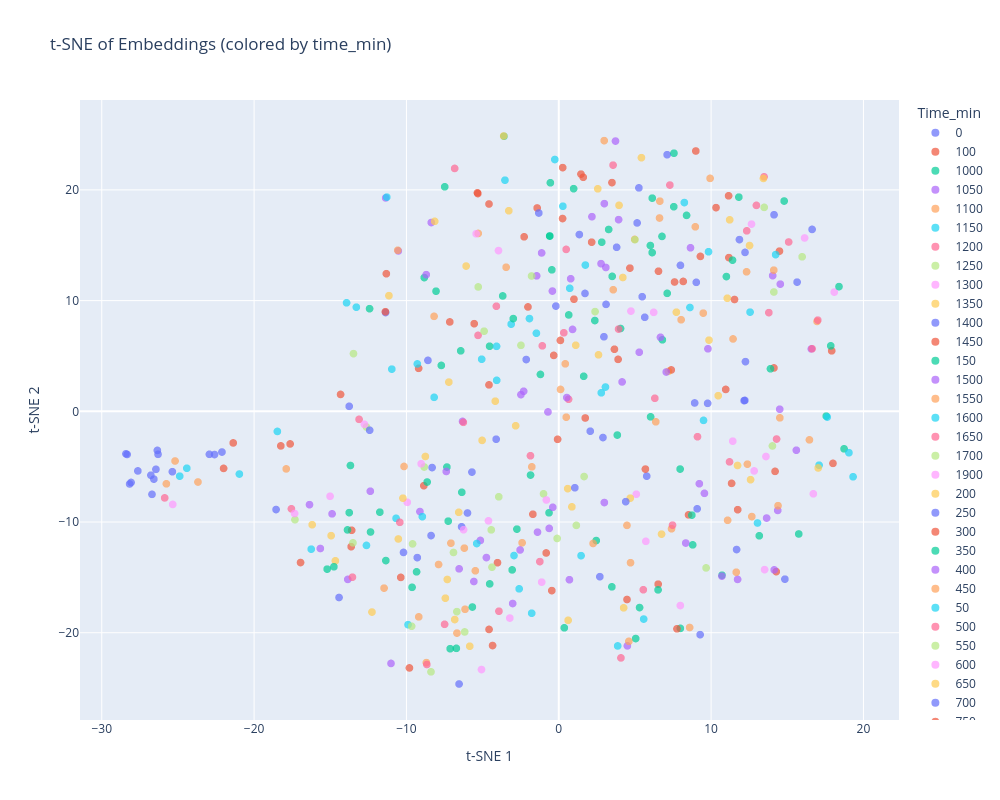

The notebook cell saved with this chart:
### Code cell
print(pheno.get_available_metadata_keys())  # confirm time_min is available

figure = pheno.plot_tsne(
    color_by="time_min",
    perplexity=30,
    sample_size=500,
    return_fig=True,
)
display(figure)

### Figure 1 — Plotly figure (JSON) as saved in the notebook; plotly's stock layout.template omitted (floating-point values rounded to 4 significant figures; data arrays with more than 128 entries replaced by an {"elided": "..."} marker saying what was removed)
{"data": [{"customdata": {"elided": "22x10 mixed values"}, "hovertemplate": "Time_min=%{customdata[8]}<br>Component 1=%{x}<br>Component 2=%{y}<br>Index=%{customdata[0]}<br>Image=%{customdata[1]}<br>Condition=%{customdata[2]}<br>Dataset_split=%{customdata[3]}<br>Frame=%{customdata[4]}<br>Label_len=%{customdata[5]}<br>Num_frames=%{customdata[6]}<br>Source_file=%{customdata[7]}<br>Track_id=%{customdata[9]}<extra></extra>", "legendgroup": "0", "marker": {"color": "#636efa", "opacity": 0.7, "size": 8, "symbol": "circle"}, "mode": "markers", "name": "0", "showlegend": true, "type": "scattergl", "x": [-26.44, -26.35, 14.13, -27.63, -28.17, -28.08, 5.644, -26.77, 1.722, -22.6, 8.92, -26.7, -13.76, 9.771, -26.58, -22.93, -28.41, -28.34, 7.987, -25.37, 9.026, -26.31], "xaxis": "x", "y": [-5.24, -3.532, 17.75, -5.385, -6.564, -6.426, 8.492, -5.772, 10.65, -3.904, 0.7535, -7.5, 0.4507, 0.7194, -6.125, -3.884, -3.838, -3.898, 13.18, -5.456, 11.65, -3.885], "yaxis": "y"}, {"customdata": {"elided": "23x10 mixed values"}, "hovertemplate": "Time_min=%{customdata[8]}<br>Component 1=%{x}<br>Component 2=%{y}<br>Index=%{customdata[0]}<br>Image=%{customdata[1]}<br>Condition=%{customdata[2]}<br>Dataset_split=%{customdata[3]}<br>Frame=%{customdata[4]}<br>Label_len=%{customdata[5]}<br>Num_frames=%{customdata[6]}<br>Source_file=%{customdata[7]}<br>Track_id=%{customdata[9]}<extra></extra>", "legendgroup": "100", "marker": {"color": "#EF553B", "opacity": 0.7, "size": 8, "symbol": "circle"}, "mode": "markers", "name": "100", "showlegend": true, "type": "scattergl", "x": [-2.022, 14.12, -5.313, -5.338, -14.32, -0.07806, -0.3306, -1.699, -4.581, 0.9984, -7.154, -4.58, -1.418, -16.95, -13.63, 0.2564, 11.17, -0.4564, 2.158, 10.32, 1.607, 1.457, 8.17], "xaxis": "x", "y": [9.428, 3.917, 19.67, 19.73, 1.523, -2.53, 5.048, -9.296, 2.388, 10.12, 8.073, 18.72, 18.37, -13.66, -12.23, 22.01, 13.88, -16.19, 15.27, 18.4, 21.14, 21.43, 11.73], "yaxis": "y"}, {"customdata": {"elided": "13x10 mixed values"}, "hovertemplate": "Time_min=%{customdata[8]}<br>Component 1=%{x}<br>Component 2=%{y}<br>Index=%{customdata[0]}<br>Image=%{customdata[1]}<br>Condition=%{customdata[2]}<br>Dataset_split=%{customdata[3]}<br>Frame=%{customdata[4]}<br>Label_len=%{customdata[5]}<br>Num_frames=%{customdata[6]}<br>Source_file=%{customdata[7]}<br>Track_id=%{customdata[9]}<extra></extra>", "legendgroup": "1000", "marker": {"color": "#00cc96", "opacity": 0.7, "size": 8, "symbol": "circle"}, "mode": "markers", "name": "1000", "showlegend": true, "type": "scattergl", "x": [5.048, 4.055, -3.68, -6.364, -6.437, 7.549, 7.983, 2.369, 0.3633, -12.36, 6.013, -4.534, 17.56], "xaxis": "x", "y": [-20.52, 7.48, 10.42, -7.314, 5.461, 18.48, -19.61, 8.199, -19.56, -10.9, 14.97, -15.59, -0.4323], "yaxis": "y"}, {"customdata": {"elided": "19x10 mixed values"}, "hovertemplate": "Time_min=%{customdata[8]}<br>Component 1=%{x}<br>Component 2=%{y}<br>Index=%{customdata[0]}<br>Image=%{customdata[1]}<br>Condition=%{customdata[2]}<br>Dataset_split=%{customdata[3]}<br>Frame=%{customdata[4]}<br>Label_len=%{customdata[5]}<br>Num_frames=%{customdata[6]}<br>Source_file=%{customdata[7]}<br>Track_id=%{customdata[9]}<extra></extra>", "legendgroup": "1050", "marker": {"color": "#ab63fa", "opacity": 0.7, "size": 8, "symbol": "circle"}, "mode": "markers", "name": "1050", "showlegend": true, "type": "scattergl", "x": [4.503, 11.74, 15.59, -12.37, 5.283, -0.4168, -1.125, 13.64, 9.227, -6.542, 0.7009, -8.37, 4.156, -4.75, -5.572, -1.452, 2.177, -2.538, 0.7813], "xaxis": "x", "y": [-21.19, -15.18, -3.515, -7.218, 5.336, 10.86, 14.31, -9.642, -6.541, -14.23, -15.21, 17.05, 2.653, -13.21, -15.37, 12.23, 17.58, -12.52, 11.97], "yaxis": "y"}, {"customdata": {"elided": "16x10 mixed values"}, "hovertemplate": "Time_min=%{customdata[8]}<br>Component 1=%{x}<br>Component 2=%{y}<br>Index=%{customdata[0]}<br>Image=%{customdata[1]}<br>Condition=%{customdata[2]}<br>Dataset_split=%{customdata[3]}<br>Frame=%{customdata[4]}<br>Label_len=%{customdata[5]}<br>Num_frames=%{customdata[6]}<br>Source_file=%{customdata[7]}<br>Track_id=%{customdata[9]}<extra></extra>", "legendgroup": "1100", "marker": {"color": "#FFA15A", "opacity": 0.7, "size": 8, "symbol": "circle"}, "mode": "markers", "name": "1100", "showlegend": true, "type": "scattergl", "x": [4.602, 11.65, 12.33, -23.69, 12.67, 8.59, 0.4266, -5.478, -11.47, -7.89, -8.187, 0.491, -25.19, -10.16, 14.51, -9.192], "xaxis": "x", "y": [-20.77, -14.53, 12.6, -6.385, -9.506, -19.53, 4.287, -14.4, -15.97, -13.84, 8.577, -0.5301, -4.487, -4.981, -0.5911, -18.57], "yaxis": "y"}, {"customdata": {"elided": "15x10 mixed values"}, "hovertemplate": "Time_min=%{customdata[8]}<br>Component 1=%{x}<br>Component 2=%{y}<br>Index=%{customdata[0]}<br>Image=%{customdata[1]}<br>Condition=%{customdata[2]}<br>Dataset_split=%{customdata[3]}<br>Frame=%{customdata[4]}<br>Label_len=%{customdata[5]}<br>Num_frames=%{customdata[6]}<br>Source_file=%{customdata[7]}<br>Track_id=%{customdata[9]}<extra></extra>", "legendgroup": "1150", "marker": {"color": "#19d3f3", "opacity": 0.7, "size": 8, "symbol": "circle"}, "mode": "markers", "name": "1150", "showlegend": true, "type": "scattergl", "x": [3.868, 17.09, -3.126, 9.502, -24.88, -12.62, 13.05, 8.61, -10.68, 9.83, 3.066, 19.32, 2.79, 17.62, -9.894], "xaxis": "x", "y": [-21.19, -4.867, 7.872, -0.8181, -5.856, -12.11, -10.09, 9.377, -9.665, 14.41, 2.192, -5.914, 1.672, -0.5201, -19.27], "yaxis": "y"}, {"customdata": [[24, "train_t0000_f0240.tiff", "train", "train", 240, 338, 338, "0403.1.npy", "1200", 403.1], [115, "train_t0003_f0240.tiff", "train", "train", 240, 280, 280, "0403.1013.npy", "1200", 403.1], [266, "train_t0009_f0240.tiff", "train", "train", 240, 331, 331, "0403.1037.npy", "1200", 403.1], [370, "train_t0013_f0240.tiff", "train", "train", 240, 295, 295, "0403.1064.npy", "1200", 403.1], [545, "train_t0020_f0240.tiff", "train", "train", 240, 244, 244, "0403.1097.npy", "1200", 403.1], [645, "train_t0024_f0240.tiff", "train", "train", 240, 295, 295, "0403.1139.npy", "1200", 403.1], [675, "train_t0025_f0240.tiff", "train", "train", 240, 292, 292, "0403.1140.npy", "1200", 403.1], [705, "train_t0026_f0240.tiff", "train", "train", 240, 381, 381, "0403.1149.npy", "1200", 403.1], [1106, "train_t0043_f0240.tiff", "train", "train", 240, 279, 279, "0403.1309.npy", "1200", 403.1]], "hovertemplate": "Time_min=%{customdata[8]}<br>Component 1=%{x}<br>Component 2=%{y}<br>Index=%{customdata[0]}<br>Image=%{customdata[1]}<br>Condition=%{customdata[2]}<br>Dataset_split=%{customdata[3]}<br>Frame=%{customdata[4]}<br>Label_len=%{customdata[5]}<br>Num_frames=%{customdata[6]}<br>Source_file=%{customdata[7]}<br>Track_id=%{customdata[9]}<extra></extra>", "legendgroup": "1200", "marker": {"color": "#FF6692", "opacity": 0.7, "size": 8, "symbol": "circle"}, "mode": "markers", "name": "1200", "showlegend": true, "type": "scattergl", "x": [4.082, 9.106, -1.08, 13.48, -25.87, -4.095, -10.43, 0.6435, 3.564], "xaxis": "x", "y": [-22.27, -2.295, 5.912, 21.18, -7.822, 9.491, -10.03, 1.089, 22.24], "yaxis": "y"}, {"customdata": [[80, "train_t0002_f0250.tiff", "train", "train", 250, 358, 358, "0403.1005.npy", "1250", 403.1], [239, "train_t0008_f0250.tiff", "train", "train", 250, 278, 278, "0403.1036.npy", "1250", 403.1], [267, "train_t0009_f0250.tiff", "train", "train", 250, 331, 331, "0403.1037.npy", "1250", 403.1], [401, "train_t0014_f0250.tiff", "train", "train", 250, 271, 271, "0403.1065.npy", "1250", 403.1], [1107, "train_t0043_f0250.tiff", "train", "train", 250, 279, 279, "0403.1309.npy", "1250", 403.1], [1250, "train_t0049_f0250.tiff", "train", "train", 250, 261, 261, "0403.135.npy", "1250", 403.1]], "hovertemplate": "Time_min=%{customdata[8]}<br>Component 1=%{x}<br>Component 2=%{y}<br>Index=%{customdata[0]}<br>Image=%{customdata[1]}<br>Condition=%{customdata[2]}<br>Dataset_split=%{customdata[3]}<br>Frame=%{customdata[4]}<br>Label_len=%{customdata[5]}<br>Num_frames=%{customdata[6]}<br>Source_file=%{customdata[7]}<br>Track_id=%{customdata[9]}<extra></extra>", "legendgroup": "1250", "marker": {"color": "#B6E880", "opacity": 0.7, "size": 8, "symbol": "circle"}, "mode": "markers", "name": "1250", "showlegend": true, "type": "scattergl", "x": [9.672, -6.911, -2.482, -5.288, -1.787, -9.658], "xaxis": "x", "y": [-14.14, -12.75, 5.961, 11.23, 12.22, -19.41], "yaxis": "y"}, {"customdata": [[81, "train_t0002_f0260.tiff", "train", "train", 260, 358, 358, "0403.1005.npy", "1300", 403.1], [372, "train_t0013_f0260.tiff", "train", "train", 260, 295, 295, "0403.1064.npy", "1300", 403.1], [402, "train_t0014_f0260.tiff", "train", "train", 260, 271, 271, "0403.1065.npy", "1300", 403.1], [647, "train_t0024_f0260.tiff", "train", "train", 260, 295, 295, "0403.1139.npy", "1300", 403.1], [677, "train_t0025_f0260.tiff", "train", "train", 260, 292, 292, "0403.1140.npy", "1300", 403.1], [707, "train_t0026_f0260.tiff", "train", "train", 260, 381, 381, "0403.1149.npy", "1300", 403.1], [1204, "train_t0047_f0260.tiff", "train", "train", 260, 266, 266, "0403.1342.npy", "1300", 403.1]], "hovertemplate": "Time_min=%{customdata[8]}<br>Component 1=%{x}<br>Component 2=%{y}<br>Index=%{customdata[0]}<br>Image=%{customdata[1]}<br>Condition=%{customdata[2]}<br>Dataset_split=%{customdata[3]}<br>Frame=%{customdata[4]}<br>Label_len=%{customdata[5]}<br>Num_frames=%{customdata[6]}<br>Source_file=%{customdata[7]}<br>Track_id=%{customdata[9]}<extra></extra>", "legendgroup": "1300", "marker": {"color": "#FF97FF", "opacity": 0.7, "size": 8, "symbol": "circle"}, "mode": "markers", "name": "1300", "showlegend": true, "type": "scattergl", "x": [13.51, 11.42, 5.716, 16.14, -4.615, -5.073, 18.08], "xaxis": "x", "y": [-14.3, -2.697, -11.74, 15.66, -9.894, -23.32, 10.77], "yaxis": "y"}, {"customdata": [[27, "train_t0000_f0270.tiff", "train", "train", 270, 338, 338, "0403.1.npy", "1350", 403.1], [269, "train_t0009_f0270.tiff", "train", "train", 270, 331, 331, "0403.1037.npy", "1350", 403.1]], "hovertemplate": "Time_min=%{customdata[8]}<br>Component 1=%{x}<br>Component 2=%{y}<br>Index=%{customdata[0]}<br>Image=%{customdata[1]}<br>Condition=%{customdata[2]}<br>Dataset_split=%{customdata[3]}<br>Frame=%{customdata[4]}<br>Label_len=%{customdata[5]}<br>Num_frames=%{customdata[6]}<br>Source_file=%{customdata[7]}<br>Track_id=%{customdata[9]}<extra></extra>", "legendgroup": "1350", "marker": {"color": "#FECB52", "opacity": 0.7, "size": 8, "symbol": "circle"}, "mode": "markers", "name": "1350", "showlegend": true, "type": "scattergl", "x": [4.259, 5.427], "xaxis": "x", "y": [-17.75, 22.91], "yaxis": "y"}, {"customdata": [[83, "train_t0002_f0280.tiff", "train", "train", 280, 358, 358, "0403.1005.npy", "1400", 403.1], [374, "train_t0013_f0280.tiff", "train", "train", 280, 295, 295, "0403.1064.npy", "1400", 403.1], [679, "train_t0025_f0280.tiff", "train", "train", 280, 292, 292, "0403.1140.npy", "1400", 403.1]], "hovertemplate": "Time_min=%{customdata[8]}<br>Component 1=%{x}<br>Component 2=%{y}<br>Index=%{customdata[0]}<br>Image=%{customdata[1]}<br>Condition=%{customdata[2]}<br>Dataset_split=%{customdata[3]}<br>Frame=%{customdata[4]}<br>Label_len=%{customdata[5]}<br>Num_frames=%{customdata[6]}<br>Source_file=%{customdata[7]}<br>Track_id=%{customdata[9]}<extra></extra>", "legendgroup": "1400", "marker": {"color": "#636efa", "opacity": 0.7, "size": 8, "symbol": "circle"}, "mode": "markers", "name": "1400", "showlegend": true, "type": "scattergl", "x": [14.84, 15.64, -22.11], "xaxis": "x", "y": [-15.16, 11.67, -3.677], "yaxis": "y"}, {"customdata": [[29, "train_t0000_f0290.tiff", "train", "train", 290, 338, 338, "0403.1.npy", "1450", 403.1], [84, "train_t0002_f0290.tiff", "train", "train", 290, 358, 358, "0403.1005.npy", "1450", 403.1], [342, "train_t0012_f0290.tiff", "train", "train", 290, 328, 328, "0403.1062.npy", "1450", 403.1], [650, "train_t0024_f0290.tiff", "train", "train", 290, 295, 295, "0403.1139.npy", "1450", 403.1], [680, "train_t0025_f0290.tiff", "train", "train", 290, 292, 292, "0403.1140.npy", "1450", 403.1], [710, "train_t0026_f0290.tiff", "train", "train", 290, 381, 381, "0403.1149.npy", "1450", 403.1]], "hovertemplate": "Time_min=%{customdata[8]}<br>Component 1=%{x}<br>Component 2=%{y}<br>Index=%{customdata[0]}<br>Image=%{customdata[1]}<br>Condition=%{customdata[2]}<br>Dataset_split=%{customdata[3]}<br>Frame=%{customdata[4]}<br>Label_len=%{customdata[5]}<br>Num_frames=%{customdata[6]}<br>Source_file=%{customdata[7]}<br>Track_id=%{customdata[9]}<extra></extra>", "legendgroup": "1450", "marker": {"color": "#EF553B", "opacity": 0.7, "size": 8, "symbol": "circle"}, "mode": "markers", "name": "1450", "showlegend": true, "type": "scattergl", "x": [4.479, 14.28, 11.74, -22.0, -21.37, 14.49], "xaxis": "x", "y": [-17.0, -14.48, -8.885, -5.158, -2.855, 14.47], "yaxis": "y"}, {"customdata": {"elided": "17x10 mixed values"}, "hovertemplate": "Time_min=%{customdata[8]}<br>Component 1=%{x}<br>Component 2=%{y}<br>Index=%{customdata[0]}<br>Image=%{customdata[1]}<br>Condition=%{customdata[2]}<br>Dataset_split=%{customdata[3]}<br>Frame=%{customdata[4]}<br>Label_len=%{customdata[5]}<br>Num_frames=%{customdata[6]}<br>Source_file=%{customdata[7]}<br>Track_id=%{customdata[9]}<extra></extra>", "legendgroup": "150", "marker": {"color": "#00cc96", "opacity": 0.7, "size": 8, "symbol": "circle"}, "mode": "markers", "name": "150", "showlegend": true, "type": "scattergl", "x": [13.9, -12.42, 6.027, -3.598, -13.68, 0.6535, -4.542, -0.5984, -0.5873, 6.137, 2.822, 3.274, -7.711, -3.059, -8.058, 18.4, 3.507], "xaxis": "x", "y": [3.841, 9.27, -0.5008, 24.85, -4.894, 8.704, 5.878, 15.84, 15.83, 19.25, 15.28, 16.42, 4.145, -14.33, 10.85, 11.26, 12.19], "yaxis": "y"}, {"customdata": [[85, "train_t0002_f0300.tiff", "train", "train", 300, 358, 358, "0403.1005.npy", "1500", 403.1], [711, "train_t0026_f0300.tiff", "train", "train", 300, 381, 381, "0403.1149.npy", "1500", 403.1]], "hovertemplate": "Time_min=%{customdata[8]}<br>Component 1=%{x}<br>Component 2=%{y}<br>Index=%{customdata[0]}<br>Image=%{customdata[1]}<br>Condition=%{customdata[2]}<br>Dataset_split=%{customdata[3]}<br>Frame=%{customdata[4]}<br>Label_len=%{customdata[5]}<br>Num_frames=%{customdata[6]}<br>Source_file=%{customdata[7]}<br>Track_id=%{customdata[9]}<extra></extra>", "legendgroup": "1500", "marker": {"color": "#ab63fa", "opacity": 0.7, "size": 8, "symbol": "circle"}, "mode": "markers", "name": "1500", "showlegend": true, "type": "scattergl", "x": [14.14, 14.04], "xaxis": "x", "y": [-14.32, 12.25], "yaxis": "y"}, {"customdata": [[31, "train_t0000_f0310.tiff", "train", "train", 310, 338, 338, "0403.1.npy", "1550", 403.1], [273, "train_t0009_f0310.tiff", "train", "train", 310, 331, 331, "0403.1037.npy", "1550", 403.1], [344, "train_t0012_f0310.tiff", "train", "train", 310, 328, 328, "0403.1062.npy", "1550", 403.1], [712, "train_t0026_f0310.tiff", "train", "train", 310, 381, 381, "0403.1149.npy", "1550", 403.1]], "hovertemplate": "Time_min=%{customdata[8]}<br>Component 1=%{x}<br>Component 2=%{y}<br>Index=%{customdata[0]}<br>Image=%{customdata[1]}<br>Condition=%{customdata[2]}<br>Dataset_split=%{customdata[3]}<br>Frame=%{customdata[4]}<br>Label_len=%{customdata[5]}<br>Num_frames=%{customdata[6]}<br>Source_file=%{customdata[7]}<br>Track_id=%{customdata[9]}<extra></extra>", "legendgroup": "1550", "marker": {"color": "#FFA15A", "opacity": 0.7, "size": 8, "symbol": "circle"}, "mode": "markers", "name": "1550", "showlegend": true, "type": "scattergl", "x": [4.478, -3.456, 11.08, 14.11], "xaxis": "x", "y": [-10.3, 13.01, -9.842, 12.75], "yaxis": "y"}, {"customdata": [[32, "train_t0000_f0320.tiff", "train", "train", 320, 338, 338, "0403.1.npy", "1600", 403.1], [345, "train_t0012_f0320.tiff", "train", "train", 320, 328, 328, "0403.1062.npy", "1600", 403.1], [713, "train_t0026_f0320.tiff", "train", "train", 320, 381, 381, "0403.1149.npy", "1600", 403.1]], "hovertemplate": "Time_min=%{customdata[8]}<br>Component 1=%{x}<br>Component 2=%{y}<br>Index=%{customdata[0]}<br>Image=%{customdata[1]}<br>Condition=%{customdata[2]}<br>Dataset_split=%{customdata[3]}<br>Frame=%{customdata[4]}<br>Label_len=%{customdata[5]}<br>Num_frames=%{customdata[6]}<br>Source_file=%{customdata[7]}<br>Track_id=%{customdata[9]}<extra></extra>", "legendgroup": "1600", "marker": {"color": "#19d3f3", "opacity": 0.7, "size": 8, "symbol": "circle"}, "mode": "markers", "name": "1600", "showlegend": true, "type": "scattergl", "x": [-2.6, 1.464, 14.24], "xaxis": "x", "y": [-16.03, -13.04, 14.15], "yaxis": "y"}, {"customdata": [[714, "train_t0026_f0330.tiff", "train", "train", 330, 381, 381, "0403.1149.npy", "1650", 403.1]], "hovertemplate": "Time_min=%{customdata[8]}<br>Component 1=%{x}<br>Component 2=%{y}<br>Index=%{customdata[0]}<br>Image=%{customdata[1]}<br>Condition=%{customdata[2]}<br>Dataset_split=%{customdata[3]}<br>Frame=%{customdata[4]}<br>Label_len=%{customdata[5]}<br>Num_frames=%{customdata[6]}<br>Source_file=%{customdata[7]}<br>Track_id=%{customdata[9]}<extra></extra>", "legendgroup": "1650", "marker": {"color": "#FF6692", "opacity": 0.7, "size": 8, "symbol": "circle"}, "mode": "markers", "name": "1650", "showlegend": true, "type": "scattergl", "x": [15.09], "xaxis": "x", "y": [15.29], "yaxis": "y"}, {"customdata": [[715, "train_t0026_f0340.tiff", "train", "train", 340, 381, 381, "0403.1149.npy", "1700", 403.1]], "hovertemplate": "Time_min=%{customdata[8]}<br>Component 1=%{x}<br>Component 2=%{y}<br>Index=%{customdata[0]}<br>Image=%{customdata[1]}<br>Condition=%{customdata[2]}<br>Dataset_split=%{customdata[3]}<br>Frame=%{customdata[4]}<br>Label_len=%{customdata[5]}<br>Num_frames=%{customdata[6]}<br>Source_file=%{customdata[7]}<br>Track_id=%{customdata[9]}<extra></extra>", "legendgroup": "1700", "marker": {"color": "#B6E880", "opacity": 0.7, "size": 8, "symbol": "circle"}, "mode": "markers", "name": "1700", "showlegend": true, "type": "scattergl", "x": [15.97], "xaxis": "x", "y": [13.96], "yaxis": "y"}, {"customdata": [[719, "train_t0026_f0380.tiff", "train", "train", 380, 381, 381, "0403.1149.npy", "1900", 403.1]], "hovertemplate": "Time_min=%{customdata[8]}<br>Component 1=%{x}<br>Component 2=%{y}<br>Index=%{customdata[0]}<br>Image=%{customdata[1]}<br>Condition=%{customdata[2]}<br>Dataset_split=%{customdata[3]}<br>Frame=%{customdata[4]}<br>Label_len=%{customdata[5]}<br>Num_frames=%{customdata[6]}<br>Source_file=%{customdata[7]}<br>Track_id=%{customdata[9]}<extra></extra>", "legendgroup": "1900", "marker": {"color": "#FF97FF", "opacity": 0.7, "size": 8, "symbol": "circle"}, "mode": "markers", "name": "1900", "showlegend": true, "type": "scattergl", "x": [-25.34], "xaxis": "x", "y": [-8.412], "yaxis": "y"}, {"customdata": {"elided": "18x10 mixed values"}, "hovertemplate": "Time_min=%{customdata[8]}<br>Component 1=%{x}<br>Component 2=%{y}<br>Index=%{customdata[0]}<br>Image=%{customdata[1]}<br>Condition=%{customdata[2]}<br>Dataset_split=%{customdata[3]}<br>Frame=%{customdata[4]}<br>Label_len=%{customdata[5]}<br>Num_frames=%{customdata[6]}<br>Source_file=%{customdata[7]}<br>Track_id=%{customdata[9]}<extra></extra>", "legendgroup": "200", "marker": {"color": "#FECB52", "opacity": 0.7, "size": 8, "symbol": "circle"}, "mode": "markers", "name": "200", "showlegend": true, "type": "scattergl", "x": [10.47, -6.083, -5.843, -3.618, 0.861, 7.2, -8.145, -3.28, -10.53, -14.94, -14.66, -12.26, 2.608, 1.114, -7.215, 11.22, 2.56, -11.15], "xaxis": "x", "y": [1.412, 13.12, -21.22, 24.87, -8.63, 3.611, 17.16, 18.12, -11.53, -11.23, -13.5, -18.13, 5.101, 5.968, 2.64, 17.29, 20.1, 10.45], "yaxis": "y"}, {"customdata": {"elided": "23x10 mixed values"}, "hovertemplate": "Time_min=%{customdata[8]}<br>Component 1=%{x}<br>Component 2=%{y}<br>Index=%{customdata[0]}<br>Image=%{customdata[1]}<br>Condition=%{customdata[2]}<br>Dataset_split=%{customdata[3]}<br>Frame=%{customdata[4]}<br>Label_len=%{customdata[5]}<br>Num_frames=%{customdata[6]}<br>Source_file=%{customdata[7]}<br>Track_id=%{customdata[9]}<extra></extra>", "legendgroup": "250", "marker": {"color": "#636efa", "opacity": 0.7, "size": 8, "symbol": "circle"}, "mode": "markers", "name": "250", "showlegend": true, "type": "scattergl", "x": [12.26, 12.17, 12.22, -11.37, -9.288, 2.901, 11.67, 9.085, -10.19, 1.35, -8.383, -1.311, 5.476, -8.589, -6.379, -6.545, 7.112, 3.799, -2.137, 2.065, 2.964, 12.23, 16.63], "xaxis": "x", "y": [4.488, 0.9656, 0.9838, 8.923, -13.21, -2.367, -12.48, -8.806, -12.75, 15.97, -11.22, 17.91, 10.35, 4.6, -10.43, -24.63, 23.18, 14.81, 4.678, -1.796, 6.735, 14.35, 16.43], "yaxis": "y"}, {"customdata": {"elided": "23x10 mixed values"}, "hovertemplate": "Time_min=%{customdata[8]}<br>Component 1=%{x}<br>Component 2=%{y}<br>Index=%{customdata[0]}<br>Image=%{customdata[1]}<br>Condition=%{customdata[2]}<br>Dataset_split=%{customdata[3]}<br>Frame=%{customdata[4]}<br>Label_len=%{customdata[5]}<br>Num_frames=%{customdata[6]}<br>Source_file=%{customdata[7]}<br>Track_id=%{customdata[9]}<extra></extra>", "legendgroup": "300", "marker": {"color": "#EF553B", "opacity": 0.7, "size": 8, "symbol": "circle"}, "mode": "markers", "name": "300", "showlegend": true, "type": "scattergl", "x": [6.523, 11.15, 17.92, 10.96, -11.38, 0.2487, -4.577, 14.2, 8.517, -5.552, 7.384, -9.2, 3.492, -2.274, -18.25, -4.022, 4.67, 0.1075, 3.655, -17.64, -8.857, -11.32, -9.804], "xaxis": "x", "y": [-15.61, 19.46, 5.462, 1.977, 8.997, 17.41, -19.7, -5.425, -9.353, 7.914, 3.737, 3.881, 20.66, 15.76, -3.124, -13.67, 12.93, 6.405, 5.605, -2.946, -6.717, 12.43, -23.18], "yaxis": "y"}, {"customdata": {"elided": "31x10 mixed values"}, "hovertemplate": "Time_min=%{customdata[8]}<br>Component 1=%{x}<br>Component 2=%{y}<br>Index=%{customdata[0]}<br>Image=%{customdata[1]}<br>Condition=%{customdata[2]}<br>Dataset_split=%{customdata[3]}<br>Frame=%{customdata[4]}<br>Label_len=%{customdata[5]}<br>Num_frames=%{customdata[6]}<br>Source_file=%{customdata[7]}<br>Track_id=%{customdata[9]}<extra></extra>", "legendgroup": "350", "marker": {"color": "#00cc96", "opacity": 0.7, "size": 8, "symbol": "circle"}, "mode": "markers", "name": "350", "showlegend": true, "type": "scattergl", "x": [6.517, 3.844, 15.75, 17.85, -1.204, -13.76, 14.79, -0.552, -6.724, 13.16, 7.965, 8.735, -0.6402, 6.801, 8.389, -11.75, -1.853, 11.0, -7.487, -15.2, -14.76, -7.258, 6.13, 7.562, 6.776, 11.41, 2.459, 0.9751, -8.64, -8.828, 11.82], "xaxis": "x", "y": [-16.13, -2.145, -11.08, 5.912, 3.329, -9.151, 18.99, 20.64, -21.41, -11.24, -5.216, -9.378, -9.164, 6.457, 17.7, -9.107, -5.758, 12.17, 20.28, -14.25, -14.04, -9.918, 14.33, 23.31, 15.8, 13.65, -11.67, 20.11, -6.387, 12.08, 19.35], "yaxis": "y"}, {"customdata": {"elided": "15x10 mixed values"}, "hovertemplate": "Time_min=%{customdata[8]}<br>Component 1=%{x}<br>Component 2=%{y}<br>Index=%{customdata[0]}<br>Image=%{customdata[1]}<br>Condition=%{customdata[2]}<br>Dataset_split=%{customdata[3]}<br>Frame=%{customdata[4]}<br>Label_len=%{customdata[5]}<br>Num_frames=%{customdata[6]}<br>Source_file=%{customdata[7]}<br>Track_id=%{customdata[9]}<extra></extra>", "legendgroup": "400", "marker": {"color": "#ab63fa", "opacity": 0.7, "size": 8, "symbol": "circle"}, "mode": "markers", "name": "400", "showlegend": true, "type": "scattergl", "x": [16.58, -16.36, -14.88, -0.7093, -6.318, -0.393, 6.677, 7.057, 0.9038, -13.85, 3.723, -2.483, 3.927, 8.648, 9.792], "xaxis": "x", "y": [5.633, -8.43, -9.261, -0.05551, -0.9118, -8.671, 6.686, 3.55, 7.399, -15.18, 24.41, 1.507, 17.31, 14.77, 5.649], "yaxis": "y"}, {"customdata": {"elided": "17x10 mixed values"}, "hovertemplate": "Time_min=%{customdata[8]}<br>Component 1=%{x}<br>Component 2=%{y}<br>Index=%{customdata[0]}<br>Image=%{customdata[1]}<br>Condition=%{customdata[2]}<br>Dataset_split=%{customdata[3]}<br>Frame=%{customdata[4]}<br>Label_len=%{customdata[5]}<br>Num_frames=%{customdata[6]}<br>Source_file=%{customdata[7]}<br>Track_id=%{customdata[9]}<extra></extra>", "legendgroup": "450", "marker": {"color": "#FFA15A", "opacity": 0.7, "size": 8, "symbol": "circle"}, "mode": "markers", "name": "450", "showlegend": true, "type": "scattergl", "x": [16.95, 4.711, 9.934, -6.682, -5.288, 12.38, 7.402, 8.964, -1.769, 6.634, 8.031, -6.154, 4.984, -6.199, 2.253, 11.44, -8.692], "xaxis": "x", "y": [8.118, -13.67, 21.04, -20.03, 16.07, -4.773, -10.61, 16.67, -5.017, 18.98, 8.271, -17.88, 15.53, -12.36, -11.94, 6.538, -22.7], "yaxis": "y"}, {"customdata": {"elided": "14x10 mixed values"}, "hovertemplate": "Time_min=%{customdata[8]}<br>Component 1=%{x}<br>Component 2=%{y}<br>Index=%{customdata[0]}<br>Image=%{customdata[1]}<br>Condition=%{customdata[2]}<br>Dataset_split=%{customdata[3]}<br>Frame=%{customdata[4]}<br>Label_len=%{customdata[5]}<br>Num_frames=%{customdata[6]}<br>Source_file=%{customdata[7]}<br>Track_id=%{customdata[9]}<extra></extra>", "legendgroup": "50", "marker": {"color": "#19d3f3", "opacity": 0.7, "size": 8, "symbol": "circle"}, "mode": "markers", "name": "50", "showlegend": true, "type": "scattergl", "x": [-1.923, -13.29, -13.93, -3.531, -1.468, -4.076, 0.7212, -18.47, -10.96, -9.283, -0.2603, -8.182, -4.084, 0.2701], "xaxis": "x", "y": [8.377, 9.403, 9.801, 20.87, 7.054, 2.798, 11.11, -1.818, 3.811, 4.278, 22.74, 1.266, 5.868, 18.53], "yaxis": "y"}, {"customdata": {"elided": "25x10 mixed values"}, "hovertemplate": "Time_min=%{customdata[8]}<br>Component 1=%{x}<br>Component 2=%{y}<br>Index=%{customdata[0]}<br>Image=%{customdata[1]}<br>Condition=%{customdata[2]}<br>Dataset_split=%{customdata[3]}<br>Frame=%{customdata[4]}<br>Label_len=%{customdata[5]}<br>Num_frames=%{customdata[6]}<br>Source_file=%{customdata[7]}<br>Track_id=%{customdata[9]}<extra></extra>", "legendgroup": "500", "marker": {"color": "#FF6692", "opacity": 0.7, "size": 8, "symbol": "circle"}, "mode": "markers", "name": "500", "showlegend": true, "type": "scattergl", "x": [5.549, -13.11, 16.63, 17.0, 11.21, -17.55, 12.97, -1.243, -7.495, 14.3, 7.467, -6.264, -5.3, 0.3337, 3.926, -1.857, 12.34, -13.54, -6.834, 0.4848, 7.293, -3.929, 13.79, 6.308, -8.66], "xaxis": "x", "y": [-16.12, -0.7268, 5.651, 8.235, -4.566, -8.808, 18.6, -13.57, -19.24, -2.505, -10.28, -0.9971, 6.859, 7.092, 7.425, -4.014, 16.3, -14.98, 21.94, 14.62, 20.44, -18.06, 8.912, 1.176, -22.87], "yaxis": "y"}, {"customdata": {"elided": "22x10 mixed values"}, "hovertemplate": "Time_min=%{customdata[8]}<br>Component 1=%{x}<br>Component 2=%{y}<br>Index=%{customdata[0]}<br>Image=%{customdata[1]}<br>Condition=%{customdata[2]}<br>Dataset_split=%{customdata[3]}<br>Frame=%{customdata[4]}<br>Label_len=%{customdata[5]}<br>Num_frames=%{customdata[6]}<br>Source_file=%{customdata[7]}<br>Track_id=%{customdata[9]}<extra></extra>", "legendgroup": "550", "marker": {"color": "#B6E880", "opacity": 0.7, "size": 8, "symbol": "circle"}, "mode": "markers", "name": "550", "showlegend": true, "type": "scattergl", "x": [-12.62, -17.32, 13.48, -13.48, -6.177, 14.03, 1.662, -4.902, -1.001, 14.12, -9.599, -13.51, -3.938, -6.689, 5.001, 1.153, -0.1087, 2.382, -4.384, -4.432, -8.83, -8.388], "xaxis": "x", "y": [-1.418, -9.789, 18.42, 5.211, -19.93, -3.129, -5.891, 7.236, -7.452, 10.78, -11.97, -11.88, -7.721, -18.09, 15.51, -10.3, -11.48, 9.006, -14.08, -10.71, -5.031, -23.53], "yaxis": "y"}, {"customdata": {"elided": "19x10 mixed values"}, "hovertemplate": "Time_min=%{customdata[8]}<br>Component 1=%{x}<br>Component 2=%{y}<br>Index=%{customdata[0]}<br>Image=%{customdata[1]}<br>Condition=%{customdata[2]}<br>Dataset_split=%{customdata[3]}<br>Frame=%{customdata[4]}<br>Label_len=%{customdata[5]}<br>Num_frames=%{customdata[6]}<br>Source_file=%{customdata[7]}<br>Track_id=%{customdata[9]}<extra></extra>", "legendgroup": "600", "marker": {"color": "#FF97FF", "opacity": 0.7, "size": 8, "symbol": "circle"}, "mode": "markers", "name": "600", "showlegend": true, "type": "scattergl", "x": [-12.76, 16.71, 12.83, -17.34, -15.01, 6.231, -5.423, 13.6, -0.8128, 7.981, -9.945, 12.65, 4.737, -6.25, -3.957, -3.214, -1.122, 5.089, -9.033], "xaxis": "x", "y": [-1.177, -7.45, -5.386, -9.233, -7.674, 8.939, 16.04, -4.082, -8.009, -17.54, -8.219, 16.91, 9.053, -10.69, 14.52, -18.67, -15.43, -7.49, -4.74], "yaxis": "y"}, {"customdata": {"elided": "24x10 mixed values"}, "hovertemplate": "Time_min=%{customdata[8]}<br>Component 1=%{x}<br>Component 2=%{y}<br>Index=%{customdata[0]}<br>Image=%{customdata[1]}<br>Condition=%{customdata[2]}<br>Dataset_split=%{customdata[3]}<br>Frame=%{customdata[4]}<br>Label_len=%{customdata[5]}<br>Num_frames=%{customdata[6]}<br>Source_file=%{customdata[7]}<br>Track_id=%{customdata[9]}<extra></extra>", "legendgroup": "650", "marker": {"color": "#FECB52", "opacity": 0.7, "size": 8, "symbol": "circle"}, "mode": "markers", "name": "650", "showlegend": true, "type": "scattergl", "x": [17.03, 11.73, -4.168, 7.72, -6.829, 12.59, 6.746, -5.033, 0.5866, -7.317, 4.206, 13.44, 0.6142, -10.23, 11.06, -16.19, -7.443, -6.565, 3.956, 12.52, -2.829, 4.691, -8.757, 9.862], "xaxis": "x", "y": [-5.116, -4.893, 0.916, 8.954, -18.81, -6.176, -11.09, -2.626, -6.982, -15.19, 12.09, 21.03, -18.88, -7.846, 10.21, -10.24, -16.88, -9.122, 18.61, 14.97, -1.308, -7.843, -4.08, 6.428], "yaxis": "y"}, {"customdata": {"elided": "17x10 mixed values"}, "hovertemplate": "Time_min=%{customdata[8]}<br>Component 1=%{x}<br>Component 2=%{y}<br>Index=%{customdata[0]}<br>Image=%{customdata[1]}<br>Condition=%{customdata[2]}<br>Dataset_split=%{customdata[3]}<br>Frame=%{customdata[4]}<br>Label_len=%{customdata[5]}<br>Num_frames=%{customdata[6]}<br>Source_file=%{customdata[7]}<br>Track_id=%{customdata[9]}<extra></extra>", "legendgroup": "700", "marker": {"color": "#636efa", "opacity": 0.7, "size": 8, "symbol": "circle"}, "mode": "markers", "name": "700", "showlegend": true, "type": "scattergl", "x": [-12.41, 5.26, -18.56, 5.143, 2.696, -4.111, 1.056, 9.28, -0.1888, -14.42, 3.103, -5.992, 5.773, -5.699, 11.86, 4.396, -8.315], "xaxis": "x", "y": [-1.708, 20.18, -8.871, 17.01, -14.94, -2.52, -6.903, -20.17, 9.504, -16.82, 9.659, -9.183, -5.857, -5.489, 15.51, -8.159, -5.081], "yaxis": "y"}, {"customdata": {"elided": "15x10 mixed values"}, "hovertemplate": "Time_min=%{customdata[8]}<br>Component 1=%{x}<br>Component 2=%{y}<br>Index=%{customdata[0]}<br>Image=%{customdata[1]}<br>Condition=%{customdata[2]}<br>Dataset_split=%{customdata[3]}<br>Frame=%{customdata[4]}<br>Label_len=%{customdata[5]}<br>Num_frames=%{customdata[6]}<br>Source_file=%{customdata[7]}<br>Track_id=%{customdata[9]}<extra></extra>", "legendgroup": "750", "marker": {"color": "#EF553B", "opacity": 0.7, "size": 8, "symbol": "circle"}, "mode": "markers", "name": "750", "showlegend": true, "type": "scattergl", "x": [6.546, 18.0, 7.601, -0.8254, -4.346, 11.34, -10.37, 7.758, 9.297, 11.54, -13.6, 5.687, 3.895, 1.738, 8.997], "xaxis": "x", "y": [12.65, -4.701, 11.68, -12.79, -21.15, -6.51, -15.0, -19.65, 13.99, 10.1, -10.74, -5.218, 4.692, -0.6032, 23.51], "yaxis": "y"}, {"customdata": {"elided": "17x10 mixed values"}, "hovertemplate": "Time_min=%{customdata[8]}<br>Component 1=%{x}<br>Component 2=%{y}<br>Index=%{customdata[0]}<br>Image=%{customdata[1]}<br>Condition=%{customdata[2]}<br>Dataset_split=%{customdata[3]}<br>Frame=%{customdata[4]}<br>Label_len=%{customdata[5]}<br>Num_frames=%{customdata[6]}<br>Source_file=%{customdata[7]}<br>Track_id=%{customdata[9]}<extra></extra>", "legendgroup": "800", "marker": {"color": "#00cc96", "opacity": 0.7, "size": 8, "symbol": "circle"}, "mode": "markers", "name": "800", "showlegend": true, "type": "scattergl", "x": [5.303, 7.117, 10.72, 18.73, -7.13, 3.485, -5.671, 8.791, -11.35, -2.985, -9.336, -13.87, -0.4545, 1.636, -9.631, -2.749, -7.344], "xaxis": "x", "y": [-17.73, 10.65, -14.81, -3.388, -21.44, -15.85, -17.68, -12.06, -13.48, 8.375, -14.5, -10.71, 12.78, 3.164, -15.9, -10.64, -5.036], "yaxis": "y"}, {"customdata": {"elided": "23x10 mixed values"}, "hovertemplate": "Time_min=%{customdata[8]}<br>Component 1=%{x}<br>Component 2=%{y}<br>Index=%{customdata[0]}<br>Image=%{customdata[1]}<br>Condition=%{customdata[2]}<br>Dataset_split=%{customdata[3]}<br>Frame=%{customdata[4]}<br>Label_len=%{customdata[5]}<br>Num_frames=%{customdata[6]}<br>Source_file=%{customdata[7]}<br>Track_id=%{customdata[9]}<extra></extra>", "legendgroup": "850", "marker": {"color": "#ab63fa", "opacity": 0.7, "size": 8, "symbol": "circle"}, "mode": "markers", "name": "850", "showlegend": true, "type": "scattergl", "x": [-8.699, 10.71, -3.026, 14.37, 9.562, 8.335, -11.01, -10.53, -9.114, 0.5277, -15.65, 2.992, -11.36, 2.775, -2.306, -1.396, -0.6291, 3.09, -5.146, 14.54, 2.992, -7.385, 14.5], "xaxis": "x", "y": [12.34, -14.89, -17.36, -8.953, -7.409, -11.9, -22.77, 14.49, -9.054, 1.242, -12.39, 18.76, 19.27, 13.34, 1.811, -10.91, -10.58, 12.99, -11.66, 11.49, -8.238, -5.433, 0.1898], "yaxis": "y"}, {"customdata": {"elided": "13x10 mixed values"}, "hovertemplate": "Time_min=%{customdata[8]}<br>Component 1=%{x}<br>Component 2=%{y}<br>Index=%{customdata[0]}<br>Image=%{customdata[1]}<br>Condition=%{customdata[2]}<br>Dataset_split=%{customdata[3]}<br>Frame=%{customdata[4]}<br>Label_len=%{customdata[5]}<br>Num_frames=%{customdata[6]}<br>Source_file=%{customdata[7]}<br>Track_id=%{customdata[9]}<extra></extra>", "legendgroup": "900", "marker": {"color": "#FFA15A", "opacity": 0.7, "size": 8, "symbol": "circle"}, "mode": "markers", "name": "900", "showlegend": true, "type": "scattergl", "x": [3.574, 6.614, 14.39, 6.369, 16.45, 2.982, 9.485, -25.76, -10.57, -17.89, 0.1162, -2.408, -7.08], "xaxis": "x", "y": [10.98, 17.46, -8.524, -0.9496, -2.579, 24.45, 8.869, -6.547, 14.55, -5.202, 1.977, -11.88, -11.91], "yaxis": "y"}, {"customdata": {"elided": "14x10 mixed values"}, "hovertemplate": "Time_min=%{customdata[8]}<br>Component 1=%{x}<br>Component 2=%{y}<br>Index=%{customdata[0]}<br>Image=%{customdata[1]}<br>Condition=%{customdata[2]}<br>Dataset_split=%{customdata[3]}<br>Frame=%{customdata[4]}<br>Label_len=%{customdata[5]}<br>Num_frames=%{customdata[6]}<br>Source_file=%{customdata[7]}<br>Track_id=%{customdata[9]}<extra></extra>", "legendgroup": "950", "marker": {"color": "#19d3f3", "opacity": 0.7, "size": 8, "symbol": "circle"}, "mode": "markers", "name": "950", "showlegend": true, "type": "scattergl", "x": [5.575, -1.779, 1.746, -20.97, -5.06, -8.956, 12.56, -16.25, -11.29, 8.243, -2.938, -5.384, 19.05, -24.42], "xaxis": "x", "y": [-18.76, -18.24, 13.21, -5.666, 4.704, -9.515, 8.959, -12.45, 19.35, 18.86, -13.03, -11.94, -3.739, -5.143], "yaxis": "y"}], "layout": {"height": 800, "legend": {"title": {"text": "Time_min"}, "tracegroupgap": 0}, "title": {"text": "t-SNE of Embeddings (colored by time_min)"}, "width": 1000, "xaxis": {"anchor": "y", "domain": [0, 1], "title": {"text": "t-SNE 1"}}, "yaxis": {"anchor": "x", "domain": [0, 1], "title": {"text": "t-SNE 2"}}}}
